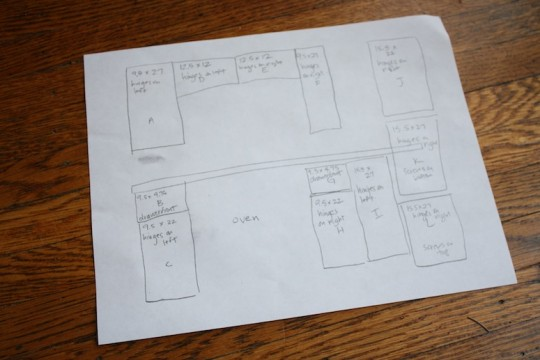
#> input picture doc.jpg, 540 x 360 px
$ python -i doc_scanner.py   (imports and definitions only)
#> lines starting #> are read from the running program, lines starting #| are printed output that depends on the picture; after the words box and inside, x2 and y2 are one past the last pixel; in counts of white or black regions, pixels touching at a corner belong together
'''
"doc_scanner.py" 文件中的 DocScanner 类提供了文档扫描的核心功能，功能包括
    - 加载图片
    - 找到文档的角落
    - 裁剪图片

- 通过将文档扫描功能封装在一个独立的类中，我们可以将其作为一个模块，方便在其他项目中重用。
- 这种模块化的设计使得代码更加模块化、可扩展和可测试。
- 它可以独立于其他部分进行开发、测试和维护，而不会对其他组件产生影响。
- 此外，将文档扫描功能单独放在一个文件中，使得代码结构更清晰、易于理解和维护。
- 通过将不同的功能分割到不同的文件中，我们可以更好地组织代码，减少文件的复杂性，并促进团队合作开发。
'''
import cv2   # 导入 OpenCV 库，用于图片处理和计算机视觉任务
import numpy as np  # 导入 numpy 库，用于进行数值计算

class DocScanner:
    def __init__(self):
        pass  # DocScanner 的初始化方法，目前为空

    def load_image(self, file_path):
        """加载图片并找到文档的四个角落。"""
#> called with file_path = 'doc.jpg'
        img =  cv2.imread(file_path)         #TODO  # 读取图片
#> img is the input picture: shape (360, 540, 3); mean B, G, R 129.3, 136.9, 149.7
        img_gray = cv2.cvtColor(img,cv2.COLOR_BGR2GRAY)      #TODO  # 将图片转换为灰度图
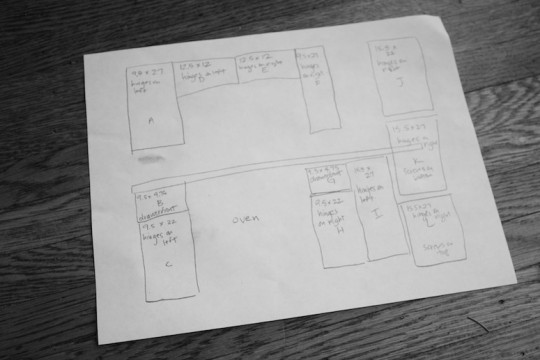
#> img_gray: shape (360, 540); min 8, max 217, mean 139.9

        # 对灰度图进行二值化，得到二值图

        #两种方法：1.自动阈值 2.手动阈值
        thresh, binary_img = cv2.threshold(img_gray, 0, 255,  cv2.THRESH_OTSU)   #TODO
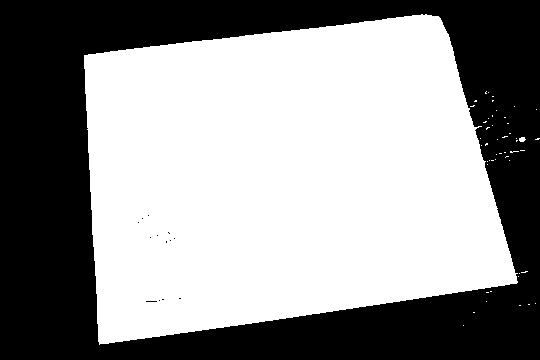
#> binary_img: shape (360, 540); 57.5% white; 14 black regions (13 under 20 px)
#> thresh = 129
        #thresh, binary_img = cv2.threshold(img_gray, 127, 255,  cv2.THRESH_BINARY)   #TODO

        # 找到二值图的所有轮廓
        contours, hierarchy = cv2.findContours(binary_img, cv2.RETR_LIST, cv2.CHAIN_APPROX_SIMPLE)     #TODO
#> contours = 64 contours, 62 with area under 20; largest, box (x1, y1, x2, y2) and area: (84, 14, 518, 345) 111056, (145, 300, 158, 303) 22

        # 找到最大的周长的四边形的四个顶点 extreme_pnts
        #TODO
        max_perimeter = 0
        extreme_pnts = None
        for contour in contours:
            # 计算轮廓的周长
            perimeter = cv2.arcLength(contour, True)
            # approx为轮廓的近似多边形
            approx = cv2.approxPolyDP(contour, 0.02 * perimeter, True)      #perimeter * 0.02为近似精度

            # 如果轮廓是四边形且周长大于之前的最大周长，则更新最大周长和四个顶点
            if len(approx) == 4 and perimeter > max_perimeter:
                max_perimeter = perimeter
                extreme_pnts = approx
#> this loop made 64 passes
#> (contour, perimeter, max_perimeter, extreme_pnts) on pass 32: ([[506, 156], [505, 157], [506, 156], [508, 156]], 6.83, 6.83, [[505, 157], [506, 156], [508, 156], [506, 156]])
#> (perimeter, max_perimeter, extreme_pnts) on passes 8, 64: (5.66, 5.66, [[158, 300], [159, 299], [160, 300], [159, 301]]), (1431.2, 1431.2, [[440, 18], [84, 55], [99, 344], [516, 283]])
#> after the loop, max_perimeter = 1431.2

        corners = self.order_points(extreme_pnts.reshape(4, 2))  # 对四个顶点进行排序

        #print(corners)
        return img, corners  # 返回图片和排序后的顶点


    def order_points(self, pts):
        """对给定的四个点进行排序，返回排序后的点。"""
        rect = np.zeros((4, 2), dtype="float32")  # 初始化排序后的点为全零
        s = pts.sum(axis=1)  # 计算每个点的坐标和
#> s = [458, 139, 443, 799]
        rect[0] = pts[np.argmin(s)]  # 左上角的点坐标和最小的那个点
        rect[2] = pts[np.argmax(s)]  # 右下角的点坐标和最大的那个点
        diff = np.diff(pts, axis=1)  # 计算每个点的坐标差
#> diff = [-422, -29, 245, -233]
        rect[1] = pts[np.argmin(diff)]  # 右上角的点坐标差最小的那个点
        rect[3] = pts[np.argmax(diff)]  # 左下角的点坐标差最大的那个点

        print(f"0:左上角:{rect[0]},因为x,y的坐标和是: np.min(s)={np.min(s)}")
#| 0:左上角:[84. 55.],因为x,y的坐标和是: np.min(s)=139
        print(f"1:右上角:{rect[1]},因为x,y的坐标和是: np.min(diff)={np.min(diff)}")
#| 1:右上角:[440.  18.],因为x,y的坐标和是: np.min(diff)=-422
        print(f"2:右下角:{rect[2]},因为x,y的坐标差是: np.max(s)={np.max(s)}")
#| 2:右下角:[516. 283.],因为x,y的坐标差是: np.max(s)=799
        print(f"3:左下角:{rect[3]},因为x,y的坐标差是: np.max(diff)={np.max(diff)}")
#| 3:左下角:[ 99. 344.],因为x,y的坐标差是: np.max(diff)=245

        return rect  # 返回排序后的点


    # [42 lines left out: functions crop_image, get_image_dimensions, not called in this run]


>>> result = DocScanner().load_image('doc.jpg')
#> in load_image, `corners = self.order_points(extreme_pnts.reshape(4, 2))`: corners = [[84, 55], [440, 18], [516, 283], [99, 344]]
